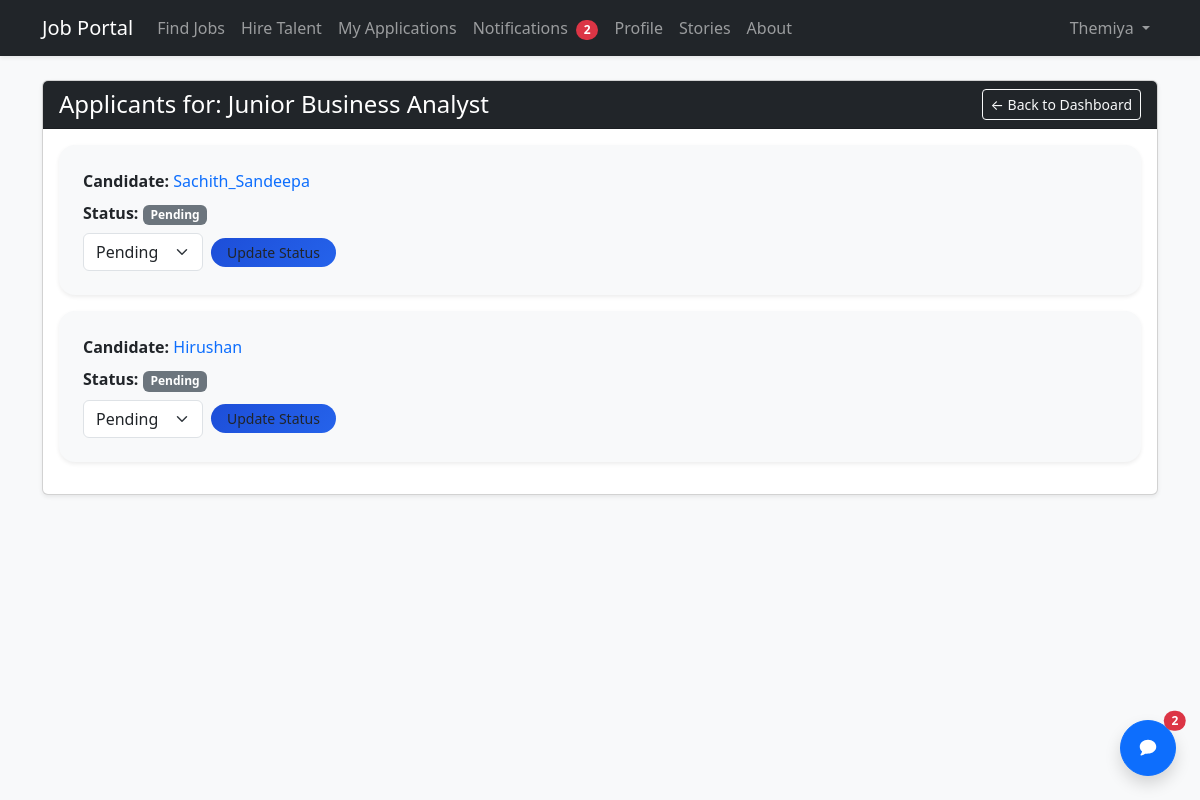
/jobs/4/applications/ (signed in), run on the app's committed database.
### jobs/models.py (models this page shows, shortened)
class Job(models.Model):
    title = models.CharField(max_length=100)
    description = models.TextField()
    company = models.CharField(max_length=100)
    created_by = models.ForeignKey(User, on_delete=models.CASCADE)
    @property
    def employer(self):
        return self.created_by

### applications/models.py (models this page shows, shortened)
class Application(models.Model):
    STATUS_CHOICES = [
        ('Pending', 'Pending'),
        ('Accepted', 'Accepted'),
        ('Rejected', 'Rejected'),
    ]
    user = models.ForeignKey(User, on_delete=models.CASCADE)
    job = models.ForeignKey(Job, on_delete=models.CASCADE)
    applied_date = models.DateTimeField(auto_now_add=True)
    status = models.CharField(max_length=20, choices=STATUS_CHOICES, default='Pending')
    class Meta:
        constraints = [
            models.UniqueConstraint(fields=["user", "job"], name="unique_application_per_user_job"),
        ]

### jobs/views.py (the view)
# urls.py: path('<int:job_id>/applications/', views.manage_job_applications, name='manage_job_applications'),
@login_required
def manage_job_applications(request, job_id):
    job = get_object_or_404(Job, id=job_id)
    if job.employer != request.user:
        return HttpResponseForbidden("Forbidden.")
    applications = Application.objects.filter(job=job)
    return render(request, 'manage_applications.html', {'job': job, 'applications': applications})

### jobportal/context_processors.py (called while the page is built)
def unread_notifications_count(request):
    if not getattr(request, "user", None) or not request.user.is_authenticated:
        return {
            "unread_notifications_count": 0,
            "unread_message_count": 0,
            "recent_messages": [],
        }
    return {
        "unread_notifications_count": Notification.objects.filter(
            recipient=request.user, is_read=False
        ).count(),
        "unread_message_count": DirectMessage.objects.filter(
            recipient=request.user, is_read=False
        ).count(),
        "recent_messages": DirectMessage.objects.filter(recipient=request.user)
        .select_related("sender")
        .only("id", "sender__username", "subject", "body", "sent_at", "is_read")
        [:10],
    }

### jobs/templates/manage_applications.html (shortened to what this page needs)
{% extends 'base.html' %}
{% block content %}
<div class="card shadow-sm mt-4">
    <div class="card-header bg-dark text-white d-flex justify-content-between align-items-center">
        <h4 class="mb-0">Applicants for: {{ job.title }}</h4>
        <a href="{% url 'employer_dashboard' %}" class="btn btn-sm btn-outline-light">← Back to Dashboard</a>
    </div>
    <div class="card-body">
        {% for app in applications %}
            <div class="border-0 p-4 mb-3 rounded-4 bg-light shadow-sm">
                <p class="mb-2">
                  <b>Candidate:</b>
                  <a class="text-decoration-none" href="{% url 'profile_detail' app.user.id %}">
                    {{ app.user.get_full_name|default:app.user.username }}
                  </a>
                </p>
                <p class="mb-2">
                    <b>Status:</b>
                    <span
                        class="badge {% if app.status == 'Accepted' %}bg-success{% elif app.status == 'Rejected' %}bg-danger{% else %}bg-secondary{% endif %}"
                        id="status-badge-{{ app.id }}"
                    >
                        {{ app.status }}
                    </span>
                </p>
                <form method="POST" class="d-flex align-items-center gap-2 js-status-form" data-application-id="{{ app.id }}">
                    <select name="status" class="form-select w-auto">
                        <option value="Pending" {% if app.status == 'Pending' %}selected{% endif %}>Pending</option>
                    </select>
                    <button type="submit" class="btn btn-gradient-primary rounded-pill btn-sm px-3">Update Status</button>
                </form>
            </div>
        {% empty %}
            <p class="text-muted">No candidates have applied yet.</p>
        {% endfor %}
    </div>
</div>
{% endblock %}

### templates/base.html (shortened to what this page needs)
<!DOCTYPE html>
<html lang="en">
<head>
    <link href="https://cdn.jsdelivr.net/npm/bootstrap@5.3.0/dist/css/bootstrap.min.css" rel="stylesheet">
</head>
<body class="bg-light">
<nav class="navbar navbar-expand-lg navbar-dark bg-dark mb-4 shadow-sm">
    <div class="container">
        <a class="navbar-brand" href="/">Job Portal</a>
        <div class="collapse navbar-collapse" id="mainNavbar">
            <ul class="navbar-nav me-auto mb-2 mb-lg-0">
                {% if user.is_authenticated %}
                  {% if user.groups.all.0.name == 'Employer' %}
                    <li class="nav-item"><a class="nav-link" href="{% url 'job_list' %}">Find Jobs</a></li>
                    <li class="nav-item"><a class="nav-link" href="{% url 'talent_list' %}">Hire Talent</a></li>
                    <li class="nav-item"><a class="nav-link" href="{% url 'my_applications' %}">My Applications</a></li>
                    <li class="nav-item">
                      <a class="nav-link" href="{% url 'notifications_list' %}">
                        Notifications
                        {% if unread_notifications_count %}
                          <span class="badge text-bg-danger rounded-pill ms-1">{{ unread_notifications_count }}</span>
                        {% endif %}
                      </a>
                    </li>
                    <li class="nav-item"><a class="nav-link" href="{% url 'profile_detail' user.id %}">Profile</a></li>
                    <li class="nav-item"><a class="nav-link" href="{% url 'story_list' %}">Stories</a></li>
                    <li class="nav-item"><a class="nav-link" href="{% url 'about_us' %}">About</a></li>
                  {% endif %}
                {% else %}
                  <li class="nav-item"><a class="nav-link" href="{% url 'job_list' %}">Find Jobs</a></li>
                  <li class="nav-item"><a class="nav-link" href="{% url 'story_list' %}">Stories</a></li>
                  <li class="nav-item"><a class="nav-link" href="{% url 'about_us' %}">About</a></li>
                {% endif %}
            </ul>
            <ul class="navbar-nav ms-auto align-items-lg-center">
                {% if user.is_authenticated %}
                    <li class="nav-item dropdown">
                        <a class="nav-link dropdown-toggle" href="#" role="button" data-bs-toggle="dropdown" aria-expanded="false">
                            {{ user.username }}
                        </a>
                    </li>
                {% endif %}
            </ul>
        </div>
    </div>
</nav>
<div class="container">
    {% block content %}
    {% endblock %}
</div>
{% if user.is_authenticated %}
  <button
    type="button"
    class="btn btn-primary position-fixed bottom-0 end-0 m-4 rounded-circle shadow d-flex align-items-center justify-content-center"
    style="width: 56px; height: 56px; z-index: 1080;"
    data-bs-toggle="offcanvas"
    data-bs-target="#inboxOffcanvas"
    aria-controls="inboxOffcanvas"
    aria-label="Open inbox"
  >
    {% if unread_message_count %}
      <span class="position-absolute top-0 start-100 translate-middle badge rounded-pill text-bg-danger">
        {{ unread_message_count }}
      </span>
    {% endif %}
  </button>
{% endif %}
</body>
</html>

### templates/base.html (style rules this page uses)
.btn-gradient-primary { background: linear-gradient(135deg, #1d4ed8, #2563eb); border: none; }

### data on the page
Job: title "Junior Business Analyst"
Application: user.get_full_name "Sachith_Sandeepa", status "Pending"
Application: user.get_full_name "Hirushan", status "Pending"

### other printed values
{{ unread_notifications_count }} "2"
{{ user.username }} "Themiya"
{{ unread_message_count }} "2"
